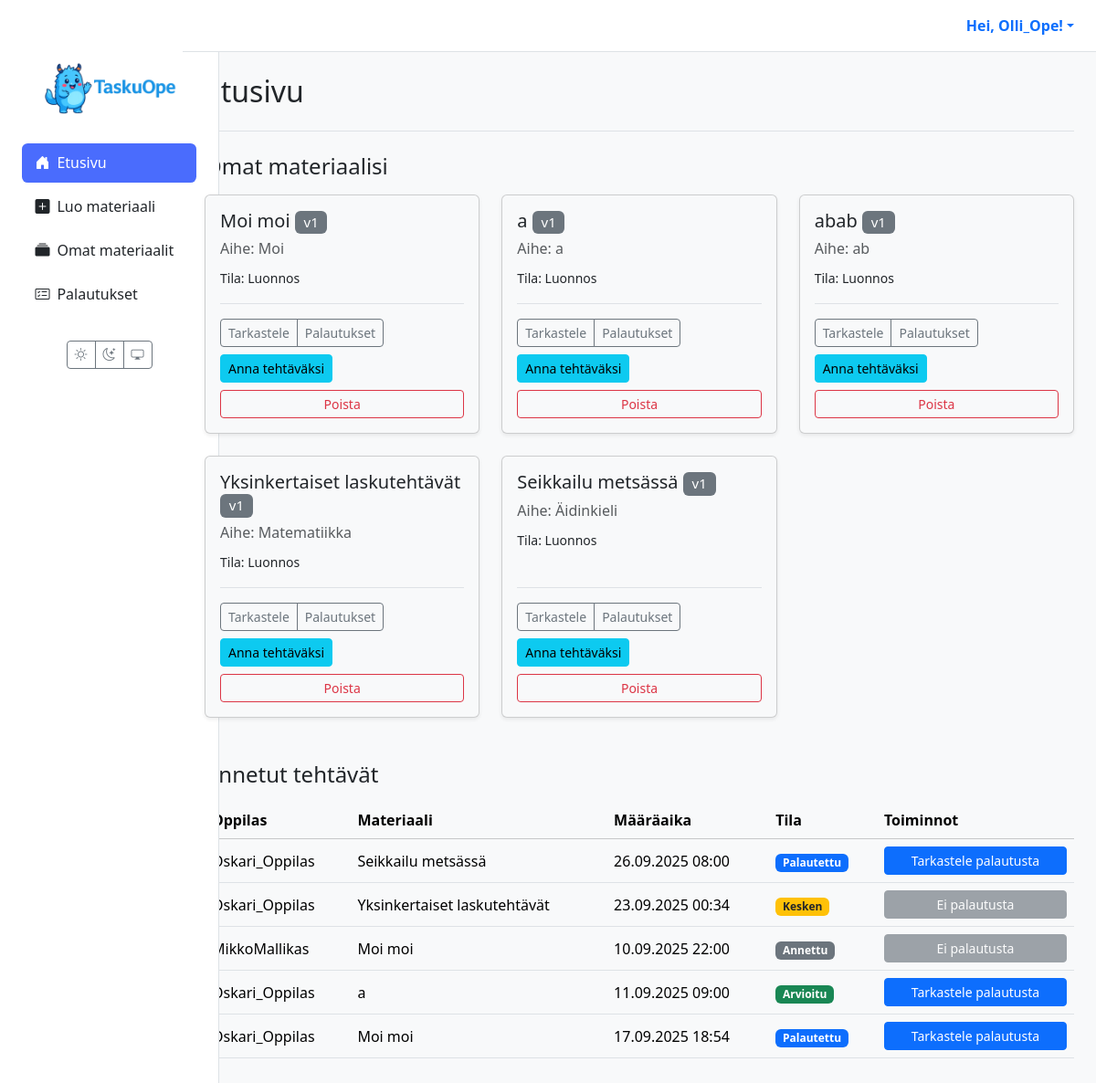
The app's page / (signed in), older data.
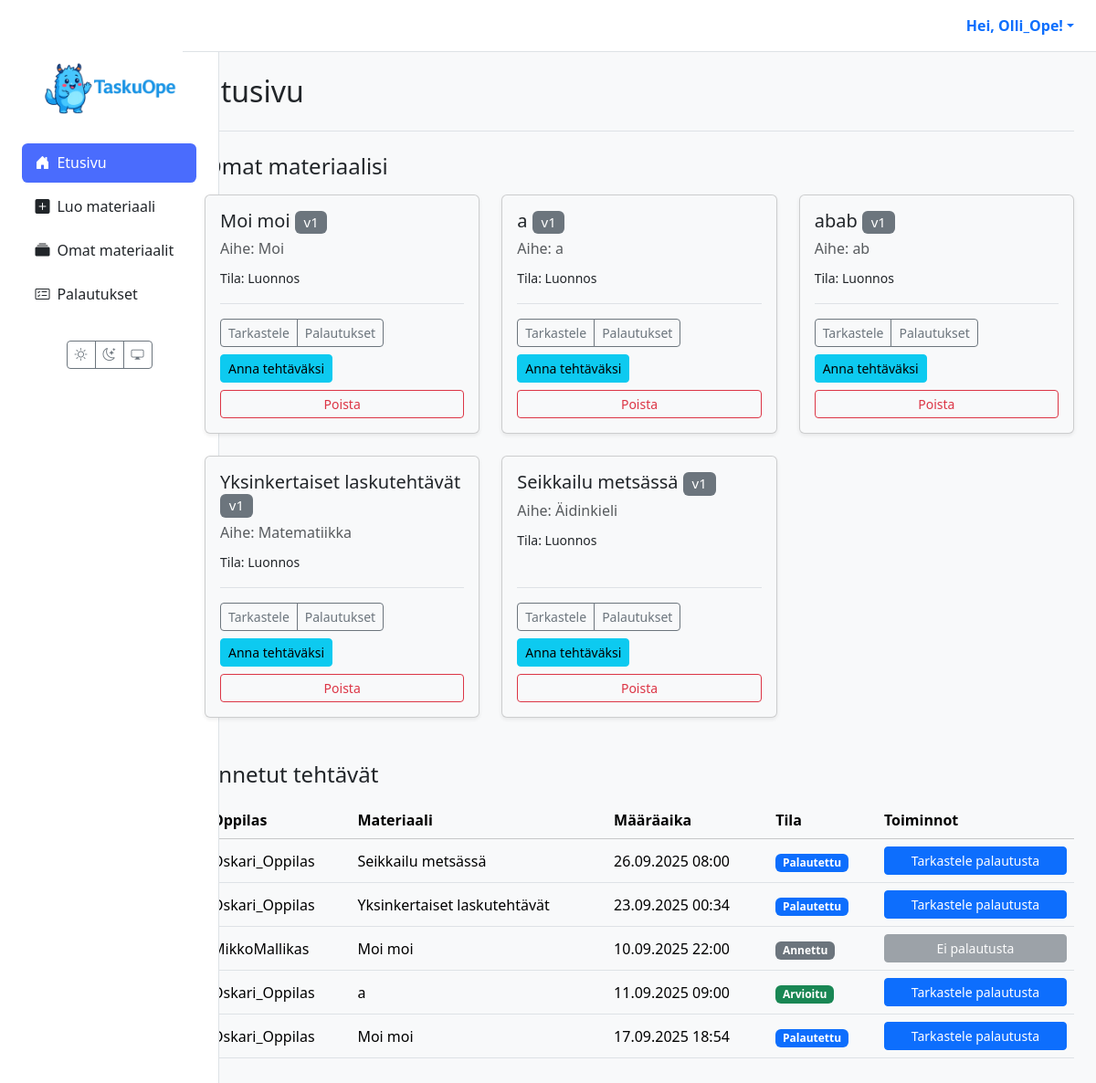
The same page, newer data.
### users/models.py (models this page shows)
class CustomUser(AbstractUser):
    class Role(models.TextChoices):
        TEACHER = 'TEACHER', 'Teacher'
        STUDENT = 'STUDENT', 'Student'
    role = models.CharField(max_length=50, choices=Role.choices)

### materials/models.py (models this page shows, shortened)
class Material(models.Model):
    class MaterialType(models.TextChoices):
        TASK = 'tehtävä', _('Tehtävä')
        LEARNING_MATERIAL = 'oppimateriaali', _('Oppimateriaali')
        TEST = 'testi', _('Testi')
        EXAM = 'koe', _('Koe')
        VIDEO = 'video', _('Video')
        GAME = 'peli', _('Peli')
    class Status(models.TextChoices):
        DRAFT = 'DRAFT', _('Luonnos')
        PENDING_APPROVAL = 'PENDING', _('Odottaa hyväksyntää')
        APPROVED = 'APPROVED', _('Hyväksytty')
        REJECTED = 'REJECTED', _('Hylätty')
    GRADE_CHOICES = [(str(i), f"{i}. luokka") for i in range(1, 10)]
    id = models.UUIDField(primary_key=True, default=uuid.uuid4, editable=False)
    title = models.CharField(max_length=255, verbose_name=_("Otsikko"))
    content = models.TextField(
        verbose_name=_("Sisältö"),
        help_text=_("Raakasisältö, esim. AI:n tuottama teksti.")
    )
    structured_content = models.JSONField(
        null=True,
        blank=True,
        verbose_name=_("Jäsennelty sisältö"),
        help_text=_("Esim. monivalinnat tai tehtävän rakenne JSON-muodossa.")
    )
    material_type = models.CharField(
        max_length=50,
        choices=MaterialType.choices,
        default=MaterialType.TASK,
        verbose_name=_("Materiaalin tyyppi"),
    )
    subject = models.CharField(max_length=100, null=True, blank=True, verbose_name=_("Aine"))
    grade_level = models.CharField(
        max_length=20,
        choices=GRADE_CHOICES,
        null=True,
        blank=True,
        verbose_name=_("Luokka-aste"),
    )
    audience = models.JSONField(
        null=True,
        blank=True,
        verbose_name=_("Kohderyhmä"),
        help_text=_("Esim. {'learning_styles': ['visuaalinen'], 'languages': ['fi']}")
    )
    author = models.ForeignKey(
        settings.AUTH_USER_MODEL,
        related_name='authored_materials',
        on_delete=models.CASCADE,
        limit_choices_to={'role': 'TEACHER'},
        verbose_name=_("Tekijä (opettaja)"),
    )
    prompt = models.ForeignKey(
        Prompt,
        on_delete=models.SET_NULL,
        null=True,
        blank=True,
        verbose_name=_("Kehoite"),
    )
    status = models.CharField(
        max_length=50,
        choices=Status.choices,
        default=Status.DRAFT,
        verbose_name=_("Tila"),
    )
    version = models.IntegerField(default=1, verbose_name=_("Versio"))
    parent = models.ForeignKey(
        'self',
        on_delete=models.SET_NULL,
        null=True,
        blank=True,
        related_name='versions',
        verbose_name=_("Edellinen versio"),
    )
    created_at = models.DateTimeField(auto_now_add=True, verbose_name=_("Luotu"))
    updated_at = models.DateTimeField(auto_now=True, verbose_name=_("Päivitetty"))
    class Meta:
        verbose_name = _("Materiaali")
        verbose_name_plural = _("Materiaalit")

class Assignment(models.Model):
    class Status(models.TextChoices):
        ASSIGNED = "ASSIGNED", _("Annettu")
        IN_PROGRESS = "IN_PROGRESS", _("Kesken")
        SUBMITTED = "SUBMITTED", _("Palautettu")
        GRADED = "GRADED", _("Arvioitu")
    id = models.UUIDField(primary_key=True, default=uuid.uuid4, editable=False)
    material = models.ForeignKey(Material, on_delete=models.CASCADE, verbose_name=_("Materiaali"))
    student = models.ForeignKey(
        settings.AUTH_USER_MODEL,
        related_name='assignments',
        on_delete=models.CASCADE,
        limit_choices_to={'role': 'STUDENT'},
        verbose_name=_("Oppilas"),
    )
    assigned_by = models.ForeignKey(
        settings.AUTH_USER_MODEL,
        related_name='assigned_tasks',
        on_delete=models.CASCADE,
        limit_choices_to={'role': 'TEACHER'},
        verbose_name=_("Antanut opettaja"),
    )
    due_at = models.DateTimeField(null=True, blank=True, verbose_name=_("Määräaika"))
    status = models.CharField(max_length=20, choices=Status.choices, default=Status.ASSIGNED, verbose_name=_("Tila"))
    draft_response = models.TextField(blank=True, null=True, verbose_name=_("Luonnosvastaus"))
    created_at = models.DateTimeField(auto_now_add=True, verbose_name=_("Luotu"))
    class Meta:
        constraints = [
            models.UniqueConstraint(fields=['material', 'student'], name='unique_assignment_per_student'),
        ]
        indexes = [
            models.Index(fields=['status']),
            models.Index(fields=['due_at']),
            models.Index(fields=['student']),
            models.Index(fields=['assigned_by']),
        ]
        verbose_name = _("Tehtävänanto")
        verbose_name_plural = _("Tehtävänannot")

### materials/views.py (the view, shortened to what this page needs)
# urls.py: path("", views.dashboard_view, name='dashboard'),
@login_required(login_url='kirjaudu')
def dashboard_view(request):
    user = request.user
    if user.role == 'TEACHER':
        materials = Material.objects.filter(author=user)
        assignments = (
            Assignment.objects
            .filter(assigned_by=user)
            .select_related('material', 'student')
            .order_by('-created_at')
        )
        context = {'materials': materials, 'assignments': assignments}
        return render(request, 'dashboard/teacher.html', context)
    return redirect('kirjaudu')

### templates/dashboard/teacher.html (shortened to what this page needs)
{% extends 'partials/base.html' %}
{% load static %}
{% block extra_css %}
<link rel="stylesheet" href="{% static 'css/tasks.css' %}">
{% endblock %}
{% block content %}
<div class="container-fluid">
  <div class="mb-4 border-bottom pb-3">
    <h1 class="h2">Etusivu</h1>
  </div>
  <section class="materials-list mb-5">
    <h2 class="h4 mb-3">Omat materiaalisi</h2>
    <div class="row row-cols-1 row-cols-md-2 row-cols-xl-3 g-4">
      {% for m in materials %}
      <div class="col">
        <div class="card h-100 shadow-sm">
          <div class="card-body d-flex flex-column">
            <h5 class="card-title">
              {{ m.title }} <span class="badge bg-secondary fw-normal">v{{ m.version }}</span>
            </h5>
            <p class="card-subtitle mb-2 text-muted">Aihe: {{ m.subject|default:'Ei määritelty' }}</p>
            <p class="card-text"><small>Tila: {{ m.get_status_display }}</small></p>
            <div class="mt-auto pt-3 border-top">
              <div class="d-flex justify-content-between align-items-center flex-wrap gap-2">
                <div class="btn-group">
                  <a class="btn btn-sm btn-outline-secondary" href="{% url 'material_detail' material_id=m.id %}">Tarkastele</a>
                  <a class="btn btn-sm btn-outline-secondary" href="{% url 'view_submissions' material_id=m.id %}">Palautukset</a>
                </div>
                <a class="btn btn-sm btn-info" href="{% url 'assign_material' material_id=m.id %}">Anna tehtäväksi</a>
              </div>
              <div class="d-grid mt-2">
                <button type="button"
                        class="btn btn-sm btn-outline-danger"
                        data-bs-toggle="modal"
                        data-bs-target="#confirmDeleteModal"
                        data-title="{{ m.title }}"
                        data-action="{% url 'delete_material' material_id=m.id %}">
                  Poista
                </button>
              </div>
            </div>
          </div>
        </div>
      </div>
      {% endfor %}
    </div>
  </section>
  <section class="assignments-list" id="annetut-tehtavat">
    <h2 class="h4 mb-3">Annetut tehtävät</h2>
    <table class="table table-hover align-middle tasks">
      <thead class="table-light">
        <tr>
          <th scope="col">Oppilas</th>
          <th scope="col">Materiaali</th>
          <th scope="col">Määräaika</th>
          <th scope="col">Tila</th>
          <th scope="col">Toiminnot</th>
        </tr>
      </thead>
      <tbody>
        {% for assignment in assignments %}
        <tr>
          <td data-label="Oppilas">{{ assignment.student.get_full_name|default:assignment.student.username }}</td>
          <td data-label="Materiaali">{{ assignment.material.title }}</td>
          <td data-label="Määräaika">{{ assignment.due_at|date:"d.m.Y H:i"|default:"-" }}</td>
          <td data-label="Tila">
            <span class="badge
              {% if assignment.status == 'GRADED' %}bg-success
              {% elif assignment.status == 'SUBMITTED' %}bg-primary
              {% elif assignment.status == 'IN_PROGRESS' %}bg-warning text-dark
              {% else %}bg-secondary{% endif %}">
              {{ assignment.get_status_display }}
            </span>
          </td>
          <td data-label="Toiminnot">
            {% with sub=assignment.submissions.last %}
              {% if sub %}
                <a class="btn btn-sm btn-primary w-100" href="{% url 'grade_submission' submission_id=sub.id %}">
                  Tarkastele palautusta
                </a>
              {% else %}
                <button class="btn btn-sm btn-secondary w-100" disabled>Ei palautusta</button>
              {% endif %}
            {% endwith %}
          </td>
        </tr>
        {% empty %}
        <tr>
          <td colspan="5" class="text-center">
            <div class="alert alert-secondary mb-0">Et ole vielä antanut yhtään tehtävää.</div>
          </td>
        </tr>
        {% endfor %}
      </tbody>
    </table>
  </section>
</div>
{% endblock %}

### templates/partials/base.html (shortened to what this page needs)
{% load static %}
<!DOCTYPE html>
<html lang="fi" data-bs-theme="light">
<head>
  <link href="https://cdn.jsdelivr.net/npm/bootstrap@5.3.2/dist/css/bootstrap.min.css" rel="stylesheet">
  <link rel="stylesheet" href="https://cdn.jsdelivr.net/npm/bootstrap-icons@1.11.3/font/bootstrap-icons.min.css">
  <link rel="stylesheet" href="{% static 'css/style.css' %}">
  {% block extra_css %}{% endblock %}
</head>
<body>
  <div class="container-fluid">
    <div class="row g-0">
      <aside class="col-lg-2 d-none d-lg-flex sidebar position-fixed flex-column h-100">
        <div class="flex-column w-100">
          <a href="{% url 'dashboard' %}" class="px-3 pt-3 d-block">
            <img src="{% static 'images/logo1.png' %}" alt="TaskuOpe Logo" class="img-fluid">
          </a>
          {% with nm=request.resolver_match.url_name %}
          <nav class="nav nav-pills flex-column mb-4 px-2">
            <a href="{% url 'dashboard' %}" class="nav-link {% if nm == 'dashboard' %}active{% endif %}">
              <i class="bi bi-house-door-fill me-2"></i>Etusivu
            </a>
            {% if request.user.is_authenticated and request.user.role == 'STUDENT' %}
              <a href="{% url 'student_assignments' %}" class="nav-link {% if nm == 'student_assignments' %}active{% endif %}">
                <i class="bi bi-list-check me-2"></i>Omat tehtävät
              </a>
              <a href="{% url 'student_grades' %}" class="nav-link {% if nm == 'student_grades' %}active{% endif %}">
                <i class="bi bi-award me-2"></i>Palautukset & arvioinnit
              </a>
            {% elif request.user.is_authenticated and request.user.role == 'TEACHER' %}
              <a href="{% url 'create_material' %}" class="nav-link {% if nm == 'create_material' %}active{% endif %}">
                <i class="bi bi-plus-square-fill me-2"></i>Luo materiaali
              </a>
              <a href="{% url 'material_list' %}" class="nav-link {% if nm == 'material_list' %}active{% endif %}">
                <i class="bi bi-collection-fill me-2"></i>Omat materiaalit
              </a>
              <a href="{% url 'view_all_submissions' %}" class="nav-link {% if nm == 'view_all_submissions' %}active{% endif %}">
                <i class="bi bi-card-checklist me-2"></i>Palautukset
              </a>
            {% endif %}
          </nav>
          {% endwith %}
          <div class="mt-auto text-center pb-3">
            <div class="btn-group">
              <button id="theme-light" class="btn btn-outline-secondary btn-sm" aria-label="Vaalea teema"><i class="bi bi-sun"></i></button>
              <button id="theme-dark" class="btn btn-outline-secondary btn-sm" aria-label="Tumma teema"><i class="bi bi-moon-stars"></i></button>
              <button id="theme-system" class="btn btn-outline-secondary btn-sm" aria-label="Järjestelmän teema"><i class="bi bi-display"></i></button>
            </div>
          </div>
        </div>
      </aside>
      <main class="col-lg-10 ms-auto main-content">
        <header class="main-header d-none d-lg-flex justify-content-end align-items-center px-4 py-3">
          <div class="dropdown">
            <a href="#" class="d-flex align-items-center text-decoration-none dropdown-toggle" data-bs-toggle="dropdown">
              <strong>Hei, {{ user.get_full_name|default:user.username }}!</strong>
            </a>
          </div>
        </header>
        <div class="p-4">
          {% block content %}{% endblock %}
        </div>
      </main>
    </div>
  </div>
</body>
</html>

### TaskuOpe/static/css/style.css (style rules this page uses)
[data-bs-theme="light"] { --bg-color: #f8f9fa; --card-bg-color: #ffffff; --text-color: #212529; --border-color: #dee2e6; --bs-body-bg: var(--bg-color); --bs-body-color: var(--text-color); --bs-border-color: var(--border-color); --bs-card-bg: var(--card-bg-color); }
.sidebar { background-color: var(--card-bg-color); border-right: 1px solid var(--border-color); min-height: 100vh; width: 240px; padding: 1.5rem 1rem; display: flex; flex-direction: column; }
.sidebar .nav-link { color: var(--text-color); font-weight: 500; padding: 0.6rem 0.9rem; border-radius: 0.4rem; margin-bottom: 0.3rem; transition: background 0.2s; }
.sidebar .nav-link.active { background-color: #4a6cfd; color: #fff; }
.main-header { background-color: var(--card-bg-color); color: var(--text-color); border-bottom: 1px solid var(--border-color); padding: 0.75rem 1.5rem; }
.card { max-width: 100%; box-sizing: border-box; }
.card { transition: transform .12s ease, box-shadow .12s ease; }
@media (min-width: 992px) { .row > .sidebar { width: 240px; } }
@media (min-width: 992px) { main.main-content { margin-left: 240px; padding-left: 0; } }
:root { --sidebar-w: 240px; }
@media (min-width: 992px) { .container-fluid { padding-left: 0; padding-right: 0; } }
@media (min-width: 992px) { .sidebar { top: 0; left: 0; width: var(--sidebar-w); } }
@media (min-width: 992px) { main.main-content { margin-left: var(--sidebar-w); } }
@media (min-width: 992px) { .main-header { position: sticky; top: 0; z-index: 1030; } }

### TaskuOpe/static/css/tasks.css (style rules this page uses)
.tasks { width: 100%; }

Row changes from the older to the newer data that the page shows:
changed Assignment "Yksinkertaiset laskutehtävät": status "Kesken" → "Palautettu"; text "Ei palautusta" → "Tarkastele palautusta"
